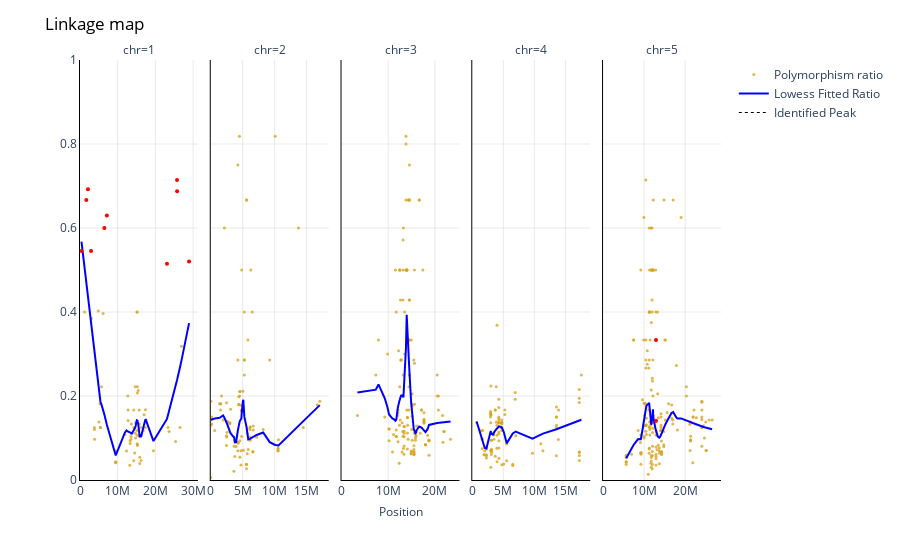

The notebook cell this image was saved under:
### Code cell
chr_facets_p=df_peaks["chr"].unique()

#establish fig
fig = px.scatter(
    df,
    x=df['pos'],
    y=df['ratio'],
    facet_col="chr",
    opacity=0.8,
    color_discrete_sequence=['goldenrod'],
    trendline="lowess",
    trendline_options=dict(frac=lowess_span),
    trendline_color_override="blue",
)
            
#format fig
fig.update_traces(
    marker=dict(size=3)
)

fig.update_layout(
    dict(plot_bgcolor = 'white')
)

fig.update_xaxes(
    matches=None
)

fig.for_each_xaxis(
    lambda xaxis: xaxis.update(showticklabels=True)
)

fig.for_each_xaxis(
    lambda xaxis: fig.update_xaxes(tickangle=0)
)

fig.for_each_xaxis(
    lambda x: x.update(title = '')
)

fig.for_each_yaxis(
    lambda y: y.update(title = '')
)


fig.add_annotation(
    showarrow=False,
    xanchor='center',
    xref='paper', 
    x=0.5, 
    yref='paper',
    y=-0.1,
    text='Position'
)

fig.add_annotation(
    showarrow=False,
    xanchor='center',
    xref='paper', 
    x=-0.8, 
    yanchor='middle',
    yref='paper',
    y=0.6,
    textangle=-90,
    text='Ratio'
)


fig.update_xaxes(
    showgrid=True, 
    gridwidth=0.5, 
    gridcolor='lightgrey'
)

fig.update_xaxes(
    showline=True, 
    linewidth=1, 
    linecolor='black'
)

fig.update_xaxes(
    rangemode="tozero"
)

fig.update_yaxes(
    showgrid=True, 
    gridwidth=0.5, 
    gridcolor='lightgrey'
)

fig.update_yaxes(
    showline=True, 
    linewidth=1, 
    linecolor='black'
)

fig.update_yaxes(
    range=[0, 1]
)

fig.update_layout(
    title=dict(
        text="Linkage map",font=dict(color='black')
    )
)


fig['data'][0]['showlegend'] = True
fig['data'][0]['name'] = 'Polymorphism ratio'

max_pos=df_peaks['pos'].max()
min_pos=df_peaks['pos'].min()

fig.add_trace(
    go.Scatter(
        x=[2],
        y=[2],
        mode='lines',
        name='Lowess Fitted Ratio',
        line=dict(color="blue")))

fig.add_trace(
    go.Scatter(
        x=[0,0], 
        y=[0,0], 
        mode='lines', 
        line=dict(color='black', width=1, dash='dot'),
        name='Identified Peak',
    )
)

#add g-stat > 98 percentile markers
for i in chr_facets:
    df_chr = df[df['chr']==i].copy()
    outliers = df_chr.loc[df_chr['G_S_98p'] == 1 , ["gene","pos","ratio"]]
    fig.add_trace(
    go.Scatter(
        x=outliers['pos'],
        y=outliers['ratio'],
        mode="markers",
        name="G-stat > 98 percentile",
        line=go.scatter.Line(color="red"),
        marker=dict(size=4),
        showlegend=False), row=1, col=i
    )
    
#add peak markers
for i in chr_facets_p:
    df_peaks_chr=df_peaks[df_peaks['chr']==i]
    df_chr=df[df['chr'] == i]
    max_pos=df_peaks_chr['pos'].max()
    min_pos=df_peaks_chr['pos'].min()

    if max_pos > 0:
        max_yhat_pos=df_peaks_chr.loc[df_peaks_chr['yhat'] == df_peaks_chr['yhat'].max()]['pos'].values[0]
        fig.add_vrect(
            x0=min_pos, 
            x1=max_pos, 
            col=i,
            fillcolor="red", 
            opacity=0.2, 
            line_width=0
        )
        
        fig.add_vline(
            x=max_yhat_pos, 
            line_dash="dot", 
            col=i, 
            line_width=1
       )

fig.show()

#pio.write_image(fig, "./plotname.png", scale=6, width=1080, height=540)
#df_peaks.to_csv('peaks_file_name.tsv', sep='\t')

### Figure 1 — Plotly figure (JSON) as saved in the notebook; plotly's stock layout.template omitted (floating-point values rounded to 4 significant figures; data arrays with more than 128 entries replaced by an {"elided": "..."} marker saying what was removed)
{"data": [{"hovertemplate": "chr=1<br>pos=%{x}<br>ratio=%{y}<extra></extra>", "legendgroup": "", "marker": {"color": "goldenrod", "opacity": 0.8, "size": 3, "symbol": "circle"}, "mode": "markers", "name": "Polymorphism ratio", "orientation": "v", "showlegend": true, "type": "scatter", "x": [393505, 1243309, 1668823, 2112153, 2934533, 3029458, 3827510, 3827521, 3874050, 4844959, 5016373, 5270782, 5420983, 5420991, 5701089, 6124820, 6464316, 7121547, 9477669, 9477681, 9477685, 9477716, 11896749, 12337125, 12681841, 12739740, 12761402, 13211821, 13287309, 13287314, 13519595, 13519601, 13661367, 14238083, 14238306, 14259913, 14495891, 14658023, 14658488, 14743486, 14743641, 15069680, 15127977, 15127978, 15168229, 15207663, 15207701, 15207710, 15207713, 15217183, 15424843, 15669981, 15717283, 15765813, 15844546, 15844718, 16044579, 16189345, 16791510, 16988509, 17317651, 17363627, 17515427, 19484764, 23066354, 23347360, 23641260, 25349874, 25735503, 25753598, 26520390, 26924673, 28918247], "xaxis": "x", "y": [0.5455, 0.4, 0.6667, 0.6923, 0.5455, 0.3846, 0.125, 0.12, 0.09677, 0.4023, 0.1379, 0.1818, 0.125, 0.125, 0.2222, 0.3963, 0.6, 0.6298, 0.04122, 0.04272, 0.04286, 0.06897, 0.1081, 0.069, 0.2, 0.1667, 0.1417, 0.03535, 0.09375, 0.087, 0.1034, 0.09677, 0.1333, 0.1667, 0.125, 0.0456, 0.06429, 0.2222, 0.1111, 0.1364, 0.1, 0.1176, 0.4, 0.4, 0.08609, 0.2069, 0.1067, 0.08313, 0.08313, 0.2222, 0.213, 0.105, 0.1667, 0.1333, 0.03954, 0.05442, 0.125, 0.04632, 0.1176, 0.1553, 0.125, 0.1675, 0.1429, 0.06944, 0.5149, 0.125, 0.1154, 0.09161, 0.7143, 0.6875, 0.125, 0.3182, 0.5201], "yaxis": "y"}, {"hovertemplate": "<b>LOWESS trendline</b><br><br>chr=1<br>pos=%{x}<br>ratio=%{y} <b>(trend)</b><extra></extra>", "legendgroup": "", "line": {"color": "blue"}, "marker": {"color": "goldenrod", "size": 3, "symbol": "circle"}, "mode": "lines", "name": "", "showlegend": false, "type": "scatter", "x": [393505, 1243309, 1668823, 2112153, 2934533, 3029458, 3827510, 3827521, 3874050, 4844959, 5016373, 5270782, 5420983, 5420991, 5701089, 6124820, 6464316, 7121547, 9477669, 9477681, 9477685, 9477716, 11896749, 12337125, 12681841, 12739740, 12761402, 13211821, 13287309, 13287314, 13519595, 13519601, 13661367, 14238083, 14238306, 14259913, 14495891, 14658023, 14658488, 14743486, 14743641, 15069680, 15127977, 15127978, 15168229, 15207663, 15207701, 15207710, 15207713, 15217183, 15424843, 15669981, 15717283, 15765813, 15844546, 15844718, 16044579, 16189345, 16791510, 16988509, 17317651, 17363627, 17515427, 19484764, 23066354, 23347360, 23641260, 25349874, 25735503, 25753598, 26520390, 26924673, 28918247], "xaxis": "x", "y": [0.5673, 0.5005, 0.4671, 0.4325, 0.3696, 0.3624, 0.3025, 0.3025, 0.299, 0.2228, 0.2095, 0.1933, 0.1864, 0.1864, 0.1796, 0.1676, 0.1557, 0.1313, 0.05854, 0.05854, 0.05854, 0.05854, 0.1126, 0.1182, 0.1157, 0.1153, 0.1152, 0.1141, 0.1139, 0.1139, 0.112, 0.112, 0.109, 0.1166, 0.1166, 0.1169, 0.12, 0.1252, 0.1252, 0.1284, 0.1284, 0.1422, 0.1415, 0.1415, 0.1409, 0.1413, 0.1413, 0.1413, 0.1413, 0.1414, 0.1339, 0.1146, 0.1108, 0.107, 0.1023, 0.1023, 0.1047, 0.1022, 0.1251, 0.1315, 0.1431, 0.1445, 0.1421, 0.09274, 0.1454, 0.1545, 0.1643, 0.2239, 0.2382, 0.2389, 0.2685, 0.2848, 0.3735], "yaxis": "y"}, {"hovertemplate": "chr=2<br>pos=%{x}<br>ratio=%{y}<extra></extra>", "legendgroup": "", "marker": {"color": "goldenrod", "opacity": 0.8, "size": 3, "symbol": "circle"}, "mode": "markers", "name": "", "orientation": "v", "showlegend": false, "type": "scatter", "x": [1376, 8147, 12025, 12035, 130797, 152021, 626030, 1391145, 1539799, 1539801, 1539807, 1686372, 1930670, 2137404, 2468159, 2468168, 2468171, 2474046, 2569444, 2569454, 2569461, 2980575, 2980577, 2980590, 3100892, 3621229, 3664556, 3766013, 3766059, 3971941, 4237897, 4238418, 4238606, 4243858, 4280851, 4280852, 4380118, 4380142, 4380156, 4491669, 4514893, 4560060, 4560071, 4565081, 4565759, 4688792, 4724151, 4729848, 4784608, 4784612, 4834507, 4844935, 5025607, 5097134, 5251452, 5251454, 5251470, 5254707, 5592100, 5592156, 5592160, 5599214, 5599218, 5709452, 5709475, 5709489, 5812698, 5867376, 6119399, 6156521, 6156544, 6156567, 6156571, 6156577, 6268010, 6488028, 6590152, 6590262, 6662325, 6662337, 7175667, 8201910, 9225779, 10086183, 10526399, 10526402, 10549241, 10549251, 10605884, 13726282, 14486752, 16655329, 17069076], "xaxis": "x2", "y": [0.006149, 0.1875, 0.1304, 0.1429, 0.1333, 0.15, 0.1178, 0.1818, 0.1818, 0.1818, 0.1667, 0.2, 0.1429, 0.6, 0.08195, 0.1053, 0.1026, 0.1842, 0.1136, 0.1395, 0.1395, 0.1365, 0.1337, 0.136, 0.1686, 0.02108, 0.08059, 0.05577, 0.09384, 0.07959, 0.2857, 0.08992, 0.06948, 0.75, 0.08796, 0.08796, 0.198, 0.1793, 0.1804, 0.8182, 0.2, 0.2105, 0.2105, 0.05397, 0.09375, 0.1778, 0.0697, 0.03554, 0.1643, 0.1667, 0.1034, 0.5, 0.2111, 0.07059, 0.2857, 0.2857, 0.4, 0.25, 0.03678, 0.0375, 0.02708, 0.6667, 0.6667, 0.06239, 0.1111, 0.1212, 0.3333, 0.07239, 0.09677, 0.09444, 0.1024, 0.125, 0.1267, 0.1194, 0.5, 0.4, 0.06793, 0.06653, 0.1289, 0.119, 0.102, 0.12, 0.2857, 0.8182, 0.06944, 0.06944, 0.07444, 0.07631, 0.09596, 0.6, 0.125, 0.1793, 0.1875], "yaxis": "y2"}, {"hovertemplate": "<b>LOWESS trendline</b><br><br>chr=2<br>pos=%{x}<br>ratio=%{y} <b>(trend)</b><extra></extra>", "legendgroup": "", "line": {"color": "blue"}, "marker": {"color": "goldenrod", "size": 3, "symbol": "circle"}, "mode": "lines", "name": "", "showlegend": false, "type": "scatter", "x": [1376, 8147, 12025, 12035, 130797, 152021, 626030, 1391145, 1539799, 1539801, 1539807, 1686372, 1930670, 2137404, 2468159, 2468168, 2468171, 2474046, 2569444, 2569454, 2569461, 2980575, 2980577, 2980590, 3100892, 3621229, 3664556, 3766013, 3766059, 3971941, 4237897, 4238418, 4238606, 4243858, 4280851, 4280852, 4380118, 4380142, 4380156, 4491669, 4514893, 4560060, 4560071, 4565081, 4565759, 4688792, 4724151, 4729848, 4784608, 4784612, 4834507, 4844935, 5025607, 5097134, 5251452, 5251454, 5251470, 5254707, 5592100, 5592156, 5592160, 5599214, 5599218, 5709452, 5709475, 5709489, 5812698, 5867376, 6119399, 6156521, 6156544, 6156567, 6156571, 6156577, 6268010, 6488028, 6590152, 6590262, 6662325, 6662337, 7175667, 8201910, 9225779, 10086183, 10526399, 10526402, 10549241, 10549251, 10605884, 13726282, 14486752, 16655329, 17069076], "xaxis": "x2", "y": [0.1434, 0.1435, 0.1435, 0.1435, 0.1442, 0.1443, 0.1464, 0.1483, 0.1498, 0.1498, 0.1498, 0.1532, 0.1539, 0.1483, 0.1375, 0.1375, 0.1375, 0.1372, 0.1332, 0.1332, 0.1332, 0.1157, 0.1157, 0.1157, 0.1113, 0.1015, 0.1015, 0.08952, 0.08951, 0.08993, 0.1179, 0.1179, 0.118, 0.1187, 0.1229, 0.1229, 0.1306, 0.1306, 0.1306, 0.1373, 0.1384, 0.1409, 0.1409, 0.1412, 0.1412, 0.1448, 0.1439, 0.1437, 0.1462, 0.1462, 0.1567, 0.1589, 0.1879, 0.1911, 0.1513, 0.1513, 0.1513, 0.1508, 0.1268, 0.1268, 0.1268, 0.1263, 0.1263, 0.1165, 0.1165, 0.1165, 0.1039, 0.09671, 0.09806, 0.09834, 0.09834, 0.09834, 0.09834, 0.09834, 0.1005, 0.1024, 0.1029, 0.1029, 0.1031, 0.1031, 0.1072, 0.113, 0.09009, 0.08345, 0.08195, 0.08195, 0.08205, 0.08205, 0.08236, 0.1289, 0.1399, 0.172, 0.1783], "yaxis": "y2"}, {"hovertemplate": "chr=3<br>pos=%{x}<br>ratio=%{y}<extra></extra>", "legendgroup": "", "marker": {"color": "goldenrod", "opacity": 0.8, "size": 3, "symbol": "circle"}, "mode": "markers", "name": "", "orientation": "v", "showlegend": false, "type": "scatter", "x": {"elided": "141 int values"}, "xaxis": "x3", "y": {"elided": "141 float values"}, "yaxis": "y3"}, {"hovertemplate": "<b>LOWESS trendline</b><br><br>chr=3<br>pos=%{x}<br>ratio=%{y} <b>(trend)</b><extra></extra>", "legendgroup": "", "line": {"color": "blue"}, "marker": {"color": "goldenrod", "size": 3, "symbol": "circle"}, "mode": "lines", "name": "", "showlegend": false, "type": "scatter", "x": {"elided": "141 int values"}, "xaxis": "x3", "y": {"elided": "141 float values"}, "yaxis": "y3"}, {"hovertemplate": "chr=4<br>pos=%{x}<br>ratio=%{y}<extra></extra>", "legendgroup": "", "marker": {"color": "goldenrod", "opacity": 0.8, "size": 3, "symbol": "circle"}, "mode": "markers", "name": "", "orientation": "v", "showlegend": false, "type": "scatter", "x": [698098, 1434102, 1587563, 1587566, 1587582, 1674748, 1901219, 1901220, 2006736, 2274306, 2274311, 2274316, 2274490, 2274499, 2944380, 2948537, 2948538, 2948542, 2971761, 2974155, 2995599, 2995631, 2995700, 2995704, 3049022, 3061071, 3062093, 3062099, 3062118, 3062128, 3080710, 3106871, 3375282, 3375293, 3433564, 3494453, 3693126, 3699257, 3699261, 3864996, 3867213, 3958859, 3967887, 3971857, 3981533, 3984954, 4257292, 4271788, 4271798, 4271858, 4271866, 4271877, 4276513, 4282462, 4282464, 4282519, 4282533, 4282692, 4282695, 4601238, 4735030, 4735048, 4735049, 4735072, 4735087, 4735110, 4735111, 4735118, 4735120, 4735153, 4763738, 5071531, 5242471, 5242481, 5534519, 5534537, 6521854, 6521860, 6912065, 6912083, 6994363, 9688955, 11037488, 11371867, 13547796, 13548122, 13548131, 13548134, 13548155, 13548171, 13859485, 13888051, 17228312, 17228327, 17228347, 17228356, 17229057, 17229069, 17229134, 17557830], "xaxis": "x4", "y": [0.1364, 0.1176, 0.09907, 0.09729, 0.07453, 0.1176, 0.05983, 0.05983, 0.06944, 0.05238, 0.05799, 0.05997, 0.07773, 0.07381, 0.15, 0.1628, 0.1597, 0.1571, 0.1364, 0.03007, 0.06882, 0.2237, 0.1556, 0.1556, 0.07083, 0.06078, 0.07011, 0.07011, 0.09455, 0.09455, 0.07315, 0.06633, 0.1111, 0.1081, 0.1071, 0.09677, 0.05652, 0.1667, 0.1667, 0.2222, 0.1379, 0.07561, 0.1068, 0.1304, 0.3684, 0.04375, 0.1364, 0.1923, 0.1724, 0.1364, 0.15, 0.1364, 0.1103, 0.05179, 0.1143, 0.0764, 0.09375, 0.1429, 0.1471, 0.125, 0.1333, 0.125, 0.125, 0.1429, 0.1176, 0.1364, 0.1364, 0.1364, 0.1364, 0.1364, 0.0364, 0.03795, 0.1562, 0.1667, 0.08555, 0.0457, 0.03427, 0.0375, 0.2083, 0.1923, 0.1053, 0.06349, 0.08636, 0.06944, 0.0575, 0.1739, 0.15, 0.15, 0.1304, 0.125, 0.0967, 0.1667, 0.0666, 0.06595, 0.05824, 0.04654, 0.1949, 0.1843, 0.2154, 0.25], "yaxis": "y4"}, {"hovertemplate": "<b>LOWESS trendline</b><br><br>chr=4<br>pos=%{x}<br>ratio=%{y} <b>(trend)</b><extra></extra>", "legendgroup": "", "line": {"color": "blue"}, "marker": {"color": "goldenrod", "size": 3, "symbol": "circle"}, "mode": "lines", "name": "", "showlegend": false, "type": "scatter", "x": [698098, 1434102, 1587563, 1587566, 1587582, 1674748, 1901219, 1901220, 2006736, 2274306, 2274311, 2274316, 2274490, 2274499, 2944380, 2948537, 2948538, 2948542, 2971761, 2974155, 2995599, 2995631, 2995700, 2995704, 3049022, 3061071, 3062093, 3062099, 3062118, 3062128, 3080710, 3106871, 3375282, 3375293, 3433564, 3494453, 3693126, 3699257, 3699261, 3864996, 3867213, 3958859, 3967887, 3971857, 3981533, 3984954, 4257292, 4271788, 4271798, 4271858, 4271866, 4271877, 4276513, 4282462, 4282464, 4282519, 4282533, 4282692, 4282695, 4601238, 4735030, 4735048, 4735049, 4735072, 4735087, 4735110, 4735111, 4735118, 4735120, 4735153, 4763738, 5071531, 5242471, 5242481, 5534519, 5534537, 6521854, 6521860, 6912065, 6912083, 6994363, 9688955, 11037488, 11371867, 13547796, 13548122, 13548131, 13548134, 13548155, 13548171, 13859485, 13888051, 17228312, 17228327, 17228347, 17228356, 17229057, 17229069, 17229134, 17557830], "xaxis": "x4", "y": [0.1393, 0.1022, 0.09467, 0.09467, 0.09467, 0.09044, 0.0802, 0.0802, 0.07634, 0.07519, 0.07519, 0.07519, 0.07519, 0.07519, 0.1154, 0.1159, 0.1159, 0.1159, 0.1168, 0.1167, 0.1147, 0.1147, 0.1146, 0.1146, 0.1107, 0.1102, 0.1102, 0.1102, 0.1102, 0.1102, 0.1096, 0.1093, 0.1087, 0.1087, 0.1097, 0.1132, 0.1177, 0.1177, 0.1177, 0.1207, 0.1207, 0.1228, 0.123, 0.1231, 0.1233, 0.1234, 0.1259, 0.1269, 0.1269, 0.1269, 0.1269, 0.1269, 0.1272, 0.1276, 0.1276, 0.1276, 0.1276, 0.1277, 0.1277, 0.1265, 0.1246, 0.1246, 0.1246, 0.1246, 0.1246, 0.1246, 0.1246, 0.1246, 0.1246, 0.1246, 0.1248, 0.114, 0.1027, 0.1027, 0.08721, 0.08721, 0.1106, 0.1106, 0.1143, 0.1143, 0.1154, 0.09843, 0.109, 0.1106, 0.1209, 0.1209, 0.1209, 0.1209, 0.1209, 0.1209, 0.1226, 0.1227, 0.1416, 0.1416, 0.1416, 0.1416, 0.1416, 0.1416, 0.1416, 0.1434], "yaxis": "y4"}, {"hovertemplate": "chr=5<br>pos=%{x}<br>ratio=%{y}<extra></extra>", "legendgroup": "", "marker": {"color": "goldenrod", "opacity": 0.8, "size": 3, "symbol": "circle"}, "mode": "markers", "name": "", "orientation": "v", "showlegend": false, "type": "scatter", "x": {"elided": "180 int values"}, "xaxis": "x5", "y": {"elided": "180 float values"}, "yaxis": "y5"}, {"hovertemplate": "<b>LOWESS trendline</b><br><br>chr=5<br>pos=%{x}<br>ratio=%{y} <b>(trend)</b><extra></extra>", "legendgroup": "", "line": {"color": "blue"}, "marker": {"color": "goldenrod", "size": 3, "symbol": "circle"}, "mode": "lines", "name": "", "showlegend": false, "type": "scatter", "x": {"elided": "180 int values"}, "xaxis": "x5", "y": {"elided": "180 float values"}, "yaxis": "y5"}, {"line": {"color": "blue"}, "mode": "lines", "name": "Lowess Fitted Ratio", "type": "scatter", "x": [2], "y": [2]}, {"line": {"color": "black", "dash": "dot", "width": 1}, "mode": "lines", "name": "Identified Peak", "type": "scatter", "x": [0, 0], "y": [0, 0]}, {"line": {"color": "red"}, "marker": {"size": 4}, "mode": "markers", "name": "G-stat > 98 percentile", "showlegend": false, "type": "scatter", "x": [393505, 1668823, 2112153, 2934533, 6464316, 7121547, 23066354, 25735503, 25753598, 28918247], "xaxis": "x", "y": [0.5455, 0.6667, 0.6923, 0.5455, 0.6, 0.6298, 0.5149, 0.7143, 0.6875, 0.5201], "yaxis": "y"}, {"line": {"color": "red"}, "marker": {"size": 4}, "mode": "markers", "name": "G-stat > 98 percentile", "showlegend": false, "type": "scatter", "x": [], "xaxis": "x2", "y": [], "yaxis": "y2"}, {"line": {"color": "red"}, "marker": {"size": 4}, "mode": "markers", "name": "G-stat > 98 percentile", "showlegend": false, "type": "scatter", "x": [], "xaxis": "x3", "y": [], "yaxis": "y3"}, {"line": {"color": "red"}, "marker": {"size": 4}, "mode": "markers", "name": "G-stat > 98 percentile", "showlegend": false, "type": "scatter", "x": [], "xaxis": "x4", "y": [], "yaxis": "y4"}, {"line": {"color": "red"}, "marker": {"size": 4}, "mode": "markers", "name": "G-stat > 98 percentile", "showlegend": false, "type": "scatter", "x": [12878560, 12885496], "xaxis": "x5", "y": [0.3333, 0.141], "yaxis": "y5"}], "layout": {"annotations": [{"showarrow": false, "text": "chr=1", "x": 0.092, "xanchor": "center", "xref": "paper", "y": 1, "yanchor": "bottom", "yref": "paper"}, {"showarrow": false, "text": "chr=2", "x": 0.296, "xanchor": "center", "xref": "paper", "y": 1, "yanchor": "bottom", "yref": "paper"}, {"showarrow": false, "text": "chr=3", "x": 0.5, "xanchor": "center", "xref": "paper", "y": 1, "yanchor": "bottom", "yref": "paper"}, {"showarrow": false, "text": "chr=4", "x": 0.704, "xanchor": "center", "xref": "paper", "y": 1, "yanchor": "bottom", "yref": "paper"}, {"showarrow": false, "text": "chr=5", "x": 0.908, "xanchor": "center", "xref": "paper", "y": 1, "yanchor": "bottom", "yref": "paper"}, {"showarrow": false, "text": "Position", "x": 0.5, "xanchor": "center", "xref": "paper", "y": -0.1, "yref": "paper"}, {"showarrow": false, "text": "Ratio", "textangle": -90, "x": -0.8, "xanchor": "center", "xref": "paper", "y": 0.6, "yanchor": "middle", "yref": "paper"}], "legend": {"tracegroupgap": 0}, "margin": {"t": 60}, "plot_bgcolor": "white", "title": {"font": {"color": "black"}, "text": "Linkage map"}, "xaxis": {"anchor": "y", "domain": [0, 0.184], "gridcolor": "lightgrey", "gridwidth": 0.5, "linecolor": "black", "linewidth": 1, "rangemode": "tozero", "showgrid": true, "showline": true, "showticklabels": true, "tickangle": 0, "title": {"text": ""}}, "xaxis2": {"anchor": "y2", "domain": [0.204, 0.388], "gridcolor": "lightgrey", "gridwidth": 0.5, "linecolor": "black", "linewidth": 1, "rangemode": "tozero", "showgrid": true, "showline": true, "showticklabels": true, "tickangle": 0, "title": {"text": ""}}, "xaxis3": {"anchor": "y3", "domain": [0.408, 0.592], "gridcolor": "lightgrey", "gridwidth": 0.5, "linecolor": "black", "linewidth": 1, "rangemode": "tozero", "showgrid": true, "showline": true, "showticklabels": true, "tickangle": 0, "title": {"text": ""}}, "xaxis4": {"anchor": "y4", "domain": [0.612, 0.796], "gridcolor": "lightgrey", "gridwidth": 0.5, "linecolor": "black", "linewidth": 1, "rangemode": "tozero", "showgrid": true, "showline": true, "showticklabels": true, "tickangle": 0, "title": {"text": ""}}, "xaxis5": {"anchor": "y5", "domain": [0.816, 1], "gridcolor": "lightgrey", "gridwidth": 0.5, "linecolor": "black", "linewidth": 1, "rangemode": "tozero", "showgrid": true, "showline": true, "showticklabels": true, "tickangle": 0, "title": {"text": ""}}, "yaxis": {"anchor": "x", "domain": [0, 1], "gridcolor": "lightgrey", "gridwidth": 0.5, "linecolor": "black", "linewidth": 1, "range": [0, 1], "showgrid": true, "showline": true, "title": {"text": ""}}, "yaxis2": {"anchor": "x2", "domain": [0, 1], "gridcolor": "lightgrey", "gridwidth": 0.5, "linecolor": "black", "linewidth": 1, "matches": "y", "range": [0, 1], "showgrid": true, "showline": true, "showticklabels": false, "title": {"text": ""}}, "yaxis3": {"anchor": "x3", "domain": [0, 1], "gridcolor": "lightgrey", "gridwidth": 0.5, "linecolor": "black", "linewidth": 1, "matches": "y", "range": [0, 1], "showgrid": true, "showline": true, "showticklabels": false, "title": {"text": ""}}, "yaxis4": {"anchor": "x4", "domain": [0, 1], "gridcolor": "lightgrey", "gridwidth": 0.5, "linecolor": "black", "linewidth": 1, "matches": "y", "range": [0, 1], "showgrid": true, "showline": true, "showticklabels": false, "title": {"text": ""}}, "yaxis5": {"anchor": "x5", "domain": [0, 1], "gridcolor": "lightgrey", "gridwidth": 0.5, "linecolor": "black", "linewidth": 1, "matches": "y", "range": [0, 1], "showgrid": true, "showline": true, "showticklabels": false, "title": {"text": ""}}}}
